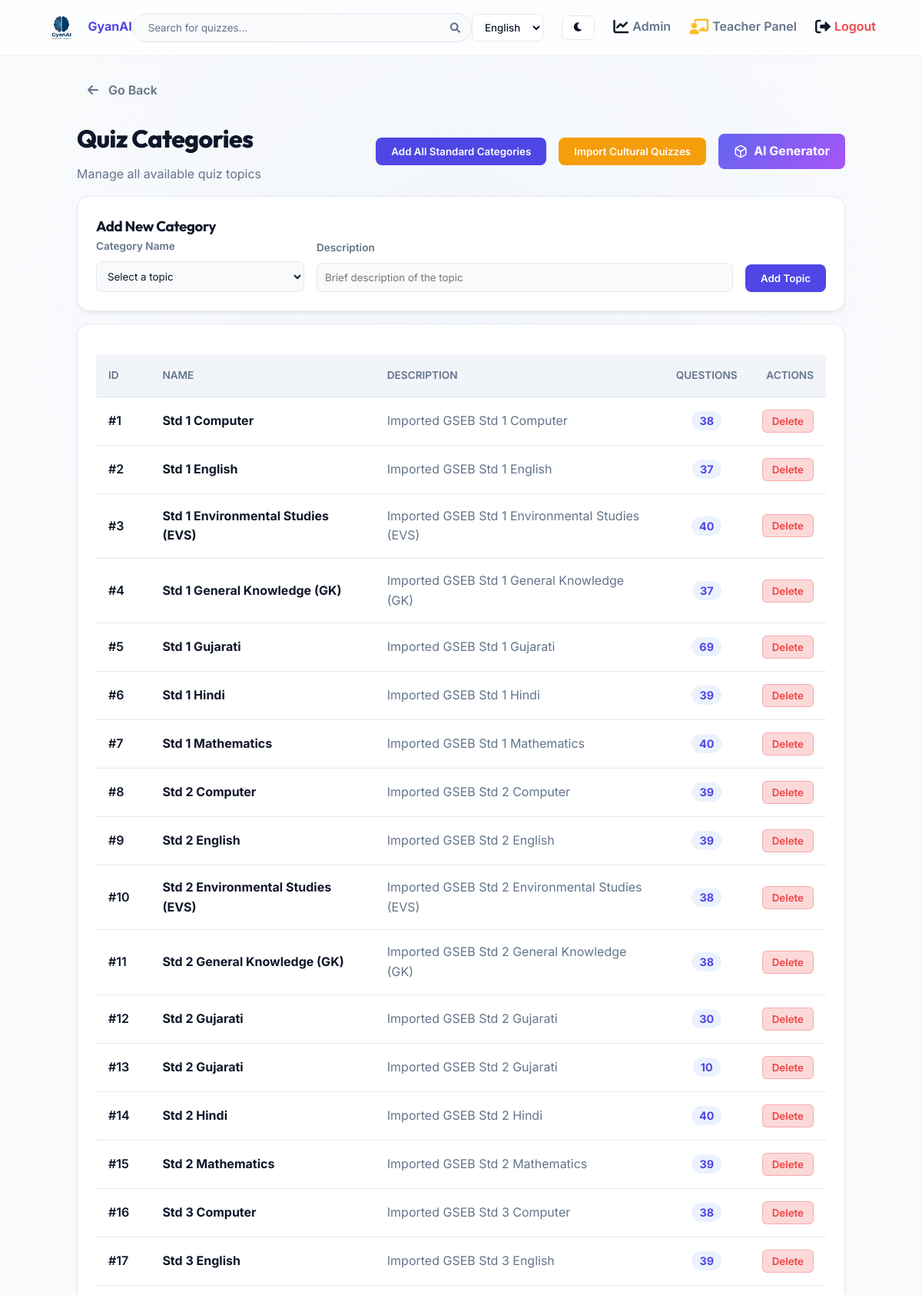
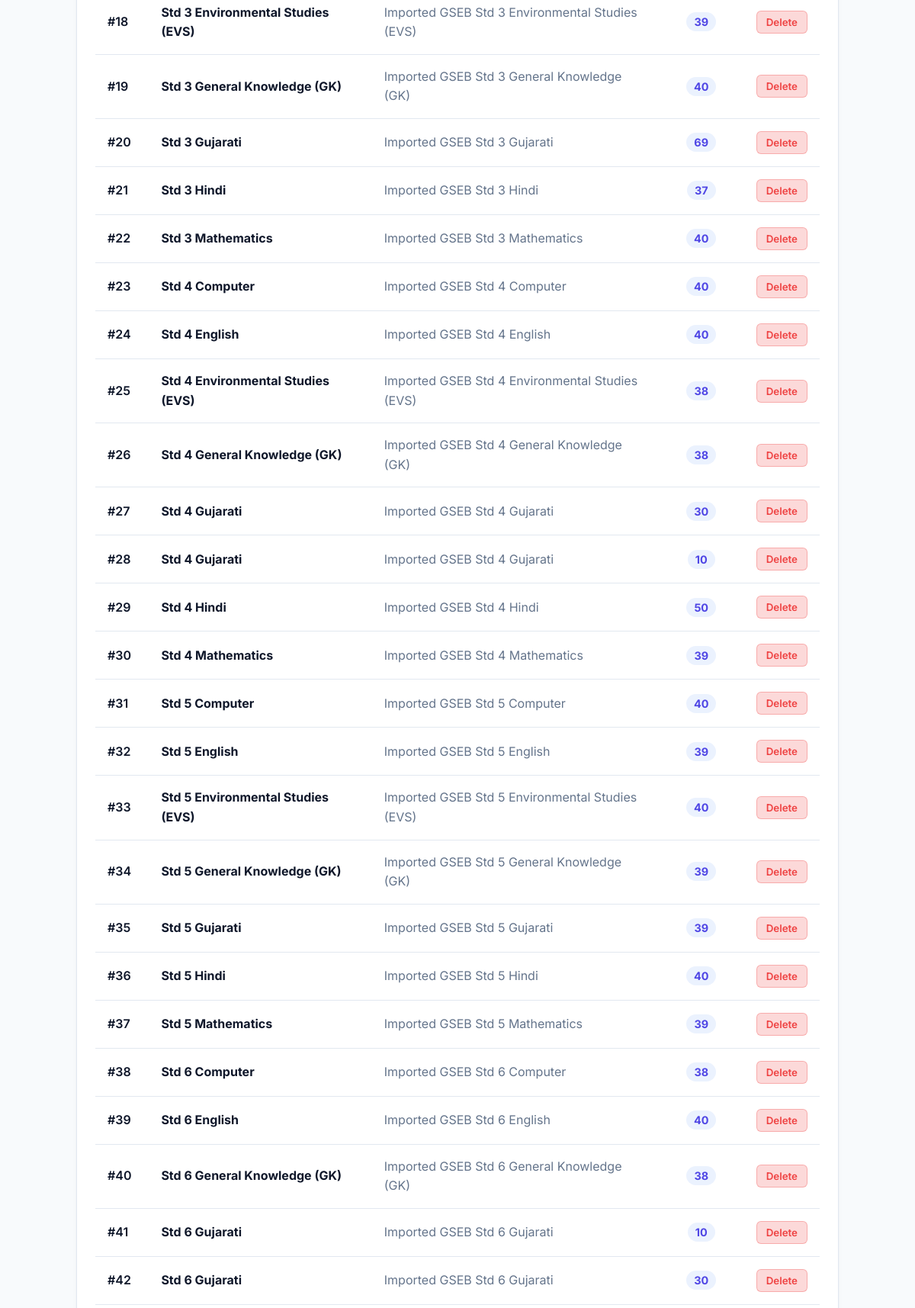
Page /admin/categories (signed in, upper part) on the committed database (2 pictures, top to bottom).
### qgame/models.py (models this page shows)
class User(db.Model, UserMixin):
    id = db.Column(db.Integer, primary_key=True)
    username = db.Column(db.String(50), unique=True, nullable=False)
    password_hash = db.Column(db.String(255), nullable=False)
    role = db.Column(db.String(20), default='user') # 'user' or 'admin'
    name = db.Column(db.String(100), nullable=False)
    email = db.Column(db.String(150), unique=True, nullable=True)
    mobile = db.Column(db.String(20), nullable=True)
    dob = db.Column(db.String(50), nullable=True)
    country = db.Column(db.String(100), nullable=True)
    state = db.Column(db.String(100), nullable=True)
    city = db.Column(db.String(100), nullable=True)
    age = db.Column(db.Integer, nullable=True)
    gender = db.Column(db.String(20), nullable=True)
    education_level = db.Column(db.String(50), nullable=True)
    board = db.Column(db.String(50), nullable=True)
    standard = db.Column(db.String(50), nullable=True)
    stream = db.Column(db.String(50), nullable=True)
    course = db.Column(db.String(100), nullable=True)
    exam = db.Column(db.String(100), nullable=True)
    college = db.Column(db.String(150), nullable=True)
    department = db.Column(db.String(150), nullable=True)
    semester = db.Column(db.String(50), nullable=True)
    profile_photo = db.Column(db.String(255), nullable=True, default='default.png')
    xp = db.Column(db.Integer, default=0)
    level = db.Column(db.Integer, default=1)
    points = db.Column(db.Integer, default=0)
    coins = db.Column(db.Integer, default=0)
    language = db.Column(db.String(10), default='en')
    active_title_id = db.Column(db.Integer, db.ForeignKey('store_item.id'), nullable=True)
    active_border_id = db.Column(db.Integer, db.ForeignKey('store_item.id'), nullable=True)
    attempts = db.relationship('QuizAttempt', backref='user', lazy=True)
    certificates = db.relationship('Certificate', backref='user', lazy=True)
    badges = db.relationship('UserBadge', backref='user', lazy=True)
    inventory = db.relationship('UserInventory', backref='user', lazy=True)
    active_title = db.relationship('StoreItem', foreign_keys=[active_title_id])
    active_border = db.relationship('StoreItem', foreign_keys=[active_border_id])

class Category(db.Model):
    id = db.Column(db.Integer, primary_key=True)
    name = db.Column(db.String(100), unique=True, nullable=False)
    description = db.Column(db.Text, nullable=True)
    education_level = db.Column(db.String(50), nullable=True, index=True)
    board = db.Column(db.String(50), nullable=True, index=True)
    standard = db.Column(db.String(50), nullable=True, index=True)
    course = db.Column(db.String(50), nullable=True, index=True)
    image_filename = db.Column(db.String(255), nullable=True)
    questions = db.relationship('Question', backref='category', lazy=True, cascade="all, delete-orphan")
    attempts = db.relationship('QuizAttempt', backref='category', lazy=True, cascade="all, delete-orphan")

### qgame/app.py (the view, shortened to what this page needs)
@app.route('/admin/categories', methods=['GET', 'POST'])
@login_required
def admin_categories():
    if current_user.role != 'admin':
        return redirect(url_for('user_dashboard'))
    import re
    categories_raw = Category.query.all()
    def sort_category(c):
        name = c.name or ''
        match = re.search(r'Std\s+(\d+)', name, re.IGNORECASE)
        if match:
            return (int(match.group(1)), name)
        return (float('inf'), name)
    categories = sorted(categories_raw, key=sort_category)
    category_counts = {}
    if categories:
        cat_ids = [c.id for c in categories]
        from sqlalchemy import func
        counts = db.session.query(Question.category_id, func.count(Question.id)).filter(Question.category_id.in_(cat_ids), Question.language == 'en').group_by(Question.category_id).all()
        for cat_id, count in counts:
            category_counts[cat_id] = count
    for c in categories:
        if c.id not in category_counts:
            category_counts[c.id] = 0
    return render_template('admin/categories.html', categories=categories, category_counts=category_counts)

### qgame/templates/admin/categories.html (shortened to what this page needs)
{% extends 'base.html' %}
{% block content %}
<div style="max-width: 1000px; margin: 0 auto; font-family: 'Inter', sans-serif;">
    <div class="d-flex justify-between align-center mb-4">
        <div>
            <h1 style="font-weight: 800; font-size: 2rem; color: var(--text-primary); margin: 0;">Quiz Categories</h1>
            <p style="color: var(--text-secondary); margin-top: 0.5rem;">Manage all available quiz topics</p>
        </div>
        <div style="display: flex; gap: 1rem; align-items: center;">
            <form action="{{ url_for('admin_import_custom') }}" method="POST" onsubmit="return confirm('Add all Standard 1 to 12 categories?');">
                <button type="submit" class="btn btn-primary" style="padding: 10px 20px; border-radius: 8px; font-weight: 600;">
                    Add All Standard Categories
                </button>
            </form>
            <form action="{{ url_for('admin_import_culture') }}" method="POST" onsubmit="return confirm('Import Ramayana, Mahabharata, and Hindu God quizzes?');">
                <button type="submit" class="btn" style="background-color: #f59e0b; padding: 10px 20px; border-radius: 8px; font-weight: 600; color: white; border: none;">
                    Import Cultural Quizzes
                </button>
            </form>
            <a href="{{ url_for('admin_ai_generator') }}" class="btn" style="background: linear-gradient(135deg, #6366f1, #a855f7); color: white; border: none; padding: 10px 20px; border-radius: 8px; font-weight: 700; text-decoration: none; display: flex; align-items: center; gap: 8px;">
                AI Generator
            </a>
        </div>
    </div>
    <div class="card mb-4" style="padding: 1.5rem; border-radius: 16px; background: var(--surface); border: 1px solid var(--border); box-shadow: var(--shadow-sm);">
        <h3 style="margin-top: 0; color: var(--text-primary);">Add New Category</h3>
        <form method="POST" action="{{ url_for('admin_categories') }}" style="display: grid; grid-template-columns: 1fr 2fr auto; gap: 1rem; align-items: end;">
            <div>
                <label style="display: block; font-size: 0.85rem; font-weight: 600; color: var(--text-secondary); margin-bottom: 0.5rem;">Category Name</label>
                <select name="name" class="form-control" required style="width: 100%; padding: 10px; border-radius: 8px; border: 1px solid var(--border); background: var(--background); color: var(--text-primary);">
                    <option value="" disabled selected>Select a topic</option>
                </select>
            </div>
            <div>
                <label style="display: block; font-size: 0.85rem; font-weight: 600; color: var(--text-secondary); margin-bottom: 0.5rem;">Description</label>
                <input type="text" name="description" class="form-control" placeholder="Brief description of the topic" style="width: 100%; padding: 10px; border-radius: 8px; border: 1px solid var(--border); background: var(--background); color: var(--text-primary);">
            </div>
            <div>
                <button type="submit" class="btn btn-primary" style="padding: 10px 20px; border-radius: 8px; font-weight: 600; height: 100%;">Add Topic</button>
            </div>
        </form>
    </div>
    <div class="card" style="padding: 1.5rem; border-radius: 16px; background: var(--surface); border: 1px solid var(--border); box-shadow: var(--shadow-sm);">
        <table style="width: 100%; border-collapse: collapse;">
            <thead>
                <tr style="border-bottom: 1px solid var(--border);">
                    <th style="text-align: left; padding: 1rem; color: var(--text-secondary); font-size: 0.85rem; text-transform: uppercase;">ID</th>
                    <th style="text-align: left; padding: 1rem; color: var(--text-secondary); font-size: 0.85rem; text-transform: uppercase;">Name</th>
                    <th style="text-align: left; padding: 1rem; color: var(--text-secondary); font-size: 0.85rem; text-transform: uppercase;">Description</th>
                    <th style="text-align: center; padding: 1rem; color: var(--text-secondary); font-size: 0.85rem; text-transform: uppercase;">Questions</th>
                    <th style="text-align: right; padding: 1rem; color: var(--text-secondary); font-size: 0.85rem; text-transform: uppercase;">Actions</th>
                </tr>
            </thead>
            <tbody>
                {% for category in categories %}
                <tr style="border-bottom: 1px solid var(--border);">
                    <td style="padding: 1rem; color: var(--text-primary); font-weight: 600;">#{{ loop.index }}</td>
                    <td style="padding: 1rem; color: var(--text-primary); font-weight: 700;">
                        {{ category.name }}
                    </td>
                    <td style="padding: 1rem; color: var(--text-secondary);">{{ category.description }}</td>
                    <td style="padding: 1rem; text-align: center;">
                        <a href="{{ url_for('admin_questions', category_id=category.id) }}" style="background: rgba(59, 130, 246, 0.1); color: var(--primary); padding: 4px 10px; border-radius: 99px; font-weight: 700; text-decoration: none; font-size: 0.9rem;">
                            {{ category_counts[category.id] }}
                        </a>
                    </td>
                    <td style="padding: 1rem; text-align: right;">
                        <form action="{{ url_for('admin_delete_category', category_id=category.id) }}" method="POST" style="display:inline;" onsubmit="return confirm('Are you sure you want to delete this category? All related questions will also be deleted.');">
                            <button type="submit" class="btn" style="background: rgba(239, 68, 68, 0.2); color: #ef4444; border: 1px solid rgba(239, 68, 68, 0.3); padding: 6px 12px; border-radius: 6px; cursor: pointer;">Delete</button>
                        </form>
                    </td>
                </tr>
                {% else %}
                <tr>
                    <td colspan="5" style="text-align: center; padding: 2rem; color: var(--text-secondary);">No categories found.</td>
                </tr>
                {% endfor %}
            </tbody>
        </table>
    </div>
</div>
{% endblock %}

### qgame/templates/base.html (shortened to what this page needs)
<!DOCTYPE html>
<html lang="en">
<head>
    <link rel="stylesheet" href="{{ url_for('static', filename='css/style.css') }}?v=2.3">
    <link rel="stylesheet" href="https://cdnjs.cloudflare.com/ajax/libs/font-awesome/6.0.0/css/all.min.css">
</head>
<body>
    {% block navbar %}
    <nav class="navbar">
        <a href="{{ url_for('index') }}" class="logo">
            <img src="{{ url_for('static', filename='images/logo.png') }}" alt="GyanAI Logo" style="height: 40px; border-radius: 50%; vertical-align: middle;">
            <span style="margin-left: 10px; font-weight: 700;">GyanAI</span>
        </a>
        {% if current_user.is_authenticated %}
        <form action="{{ url_for('search') }}" method="GET" class="search-bar-container" style="margin: 0; padding: 0; position: relative;">
            <input type="text" name="q" class="search-bar" placeholder="{{ _('Search for quizzes...') }}" required>
            <button type="submit" style="position: absolute; right: 15px; top: 50%; transform: translateY(-50%); background: none; border: none; cursor: pointer; color: var(--text-secondary); padding: 0;">
                <i class="fas fa-search"></i>
            </button>
        </form>
        {% endif %}
        <div class="nav-links" style="display: flex; align-items: center; gap: 1.5rem;">
            {% set active_lang = current_user.language if current_user.is_authenticated else session.get('lang', 'en') %}
            <select onchange="window.location.href='/set_language/'+this.value" style="padding: 8px 12px; border-radius: 8px; background: rgba(255,255,255,0.5); backdrop-filter: blur(5px); color: var(--text-primary); border: 1px solid var(--border); font-family: 'Inter', sans-serif; font-weight: 500; cursor: pointer; transition: all 0.3s ease;">
                <option value="en" {% if active_lang == 'en' %}selected{% endif %}>English</option>
            </select>
            <button id="darkModeToggle" class="btn" style="background: rgba(255,255,255,0.5); backdrop-filter: blur(5px); color: var(--text-primary); border: 1px solid var(--border); padding: 8px 14px; border-radius: 8px; cursor: pointer; transition: all 0.3s ease;">
                <i class="fas fa-moon"></i>
            </button>
            {% if current_user.is_authenticated %}
                {% if current_user.role in ['admin', 'teacher'] %}
                    {% if current_user.role == 'admin' %}
                    <a href="{{ url_for('admin_dashboard') }}" style="transition: transform 0.3s ease;"><i class="fas fa-chart-line nav-icon"></i> {{ _('Admin') }}</a>
                    {% endif %}
                    <a href="{{ url_for('teacher_dashboard') }}" style="transition: transform 0.3s ease;"><i class="fas fa-chalkboard-teacher nav-icon" style="color: #fbbf24;"></i> {{ _('Teacher Panel') }}</a>
                {% endif %}
                <a href="{{ url_for('logout') }}" style="color: var(--danger); transition: transform 0.3s ease;" onclick="return confirm('{{ _('Are you sure you want to log out?') }}');"><i class="fas fa-sign-out-alt nav-icon"></i> {{ _('Logout') }}</a>
            {% endif %}
        </div>
    </nav>
    {% endblock %}
    <main class="page-fade-in">
        {% if request.endpoint not in ['index', 'login', 'register', 'user_dashboard', 'admin_dashboard'] %}
        <div style="max-width: 1200px; margin: 0 auto 1.5rem; padding: 0 5%;">
            {% if request.endpoint in ['quiz_result', 'take_quiz', 'submit_quiz'] %}
            <a href="{{ url_for('user_dashboard') }}" class="btn" style="background: transparent; color: var(--text-secondary); padding: 0; font-weight: 600; width: auto; border: none; font-size: 1rem; text-decoration: none; display: inline-flex; align-items: center;">
                <i class="fas fa-arrow-left" style="margin-right: 5px;"></i> Go to Dashboard
            </a>
            {% else %}
            <button onclick="history.back()" class="btn" style="background: transparent; color: var(--text-secondary); padding: 0; font-weight: 600; width: auto; border: none; font-size: 1rem; display: inline-flex; align-items: center;">
                <i class="fas fa-arrow-left" style="margin-right: 5px;"></i> Go Back
            </button>
            {% endif %}
        </div>
        {% endif %}
        {% block content %}{% endblock %}
    </main>
</body>
</html>

### rows in the picture
User: language "English"
Category: name "Std 1 Computer", description "Imported GSEB Std 1 Computer", category_counts "38"
Category: name "Std 1 English", description "Imported GSEB Std 1 English", category_counts "37"
Category: name "Std 1 Environmental Studies (EVS)", description "Imported GSEB Std 1 Environmental Studies (EVS)", category_counts "40"
Category: name "Std 1 General Knowledge (GK)", description "Imported GSEB Std 1 General Knowledge (GK)", category_counts "37"
Category: name "Std 1 Gujarati", description "Imported GSEB Std 1 Gujarati", category_counts "69"
Category: name "Std 1 Hindi", description "Imported GSEB Std 1 Hindi", category_counts "39"
Category: name "Std 1 Mathematics", description "Imported GSEB Std 1 Mathematics", category_counts "40"
Category: name "Std 2 Computer", description "Imported GSEB Std 2 Computer", category_counts "39"
Category: name "Std 2 English", description "Imported GSEB Std 2 English", category_counts "39"
Category: name "Std 2 Environmental Studies (EVS)", description "Imported GSEB Std 2 Environmental Studies (EVS)", category_counts "38"
Category: name "Std 2 General Knowledge (GK)", description "Imported GSEB Std 2 General Knowledge (GK)", category_counts "38"
Category: name "Std 2 Gujarati", description "Imported GSEB Std 2 Gujarati", category_counts "30"
Category: name "Std 2 Gujarati", description "Imported GSEB Std 2 Gujarati", category_counts "10"
Category: name "Std 2 Hindi", description "Imported GSEB Std 2 Hindi", category_counts "40"
Category: name "Std 2 Mathematics", description "Imported GSEB Std 2 Mathematics", category_counts "39"
Category: name "Std 3 Computer", description "Imported GSEB Std 3 Computer", category_counts "38"
Category: name "Std 3 English", description "Imported GSEB Std 3 English", category_counts "39"
Category: name "Std 3 Environmental Studies (EVS)", description "Imported GSEB Std 3 Environmental Studies (EVS)", category_counts "39"
Category: name "Std 3 General Knowledge (GK)", description "Imported GSEB Std 3 General Knowledge (GK)", category_counts "40"
Category: name "Std 3 Gujarati", description "Imported GSEB Std 3 Gujarati", category_counts "69"
Category: name "Std 3 Hindi", description "Imported GSEB Std 3 Hindi", category_counts "37"
Category: name "Std 3 Mathematics", description "Imported GSEB Std 3 Mathematics", category_counts "40"
Category: name "Std 4 Computer", description "Imported GSEB Std 4 Computer", category_counts "40"
Category: name "Std 4 English", description "Imported GSEB Std 4 English", category_counts "40"
Category: name "Std 4 Environmental Studies (EVS)", description "Imported GSEB Std 4 Environmental Studies (EVS)", category_counts "38"
Category: name "Std 4 General Knowledge (GK)", description "Imported GSEB Std 4 General Knowledge (GK)", category_counts "38"
Category: name "Std 4 Gujarati", description "Imported GSEB Std 4 Gujarati", category_counts "30"
Category: name "Std 4 Gujarati", description "Imported GSEB Std 4 Gujarati", category_counts "10"
Category: name "Std 4 Hindi", description "Imported GSEB Std 4 Hindi", category_counts "50"
Category: name "Std 4 Mathematics", description "Imported GSEB Std 4 Mathematics", category_counts "39"
Category: name "Std 5 Computer", description "Imported GSEB Std 5 Computer", category_counts "40"
Category: name "Std 5 English", description "Imported GSEB Std 5 English", category_counts "39"
Category: name "Std 5 Environmental Studies (EVS)", description "Imported GSEB Std 5 Environmental Studies (EVS)", category_counts "40"
Category: name "Std 5 General Knowledge (GK)", description "Imported GSEB Std 5 General Knowledge (GK)", category_counts "39"
Category: name "Std 5 Gujarati", description "Imported GSEB Std 5 Gujarati", category_counts "39"
Category: name "Std 5 Hindi", description "Imported GSEB Std 5 Hindi", category_counts "40"
Category: name "Std 5 Mathematics", description "Imported GSEB Std 5 Mathematics", category_counts "39"
Category: name "Std 6 Computer", description "Imported GSEB Std 6 Computer", category_counts "38"
Category: name "Std 6 English", description "Imported GSEB Std 6 English", category_counts "40"
Category: name "Std 6 General Knowledge (GK)", description "Imported GSEB Std 6 General Knowledge (GK)", category_counts "38"
Category: name "Std 6 Gujarati", description "Imported GSEB Std 6 Gujarati", category_counts "10"
Category: name "Std 6 Gujarati", description "Imported GSEB Std 6 Gujarati", category_counts "30"
